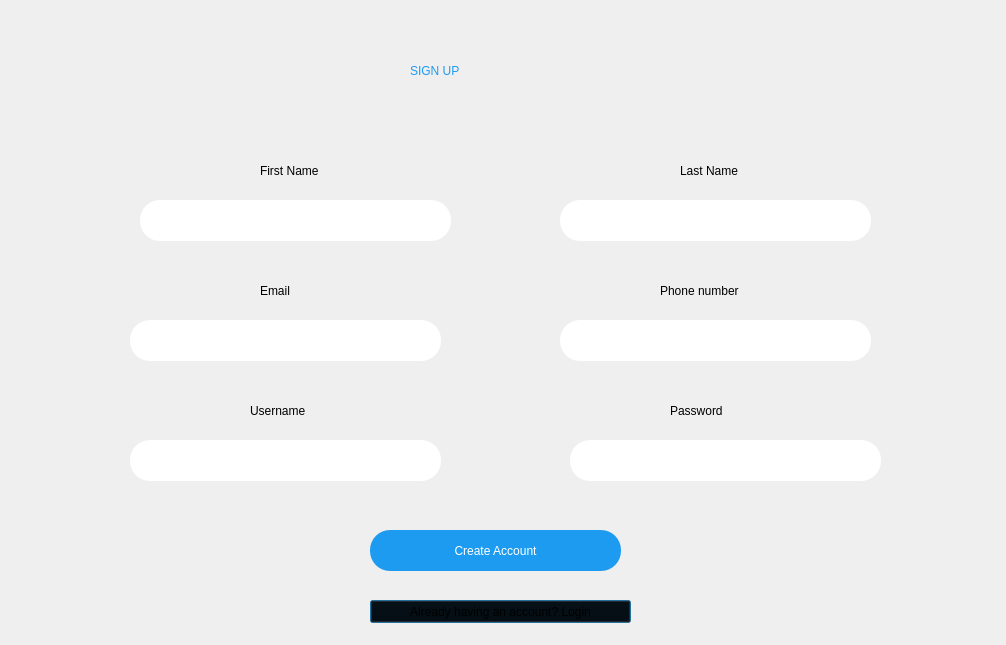
<?xml version="1.0" encoding="UTF-8"?>
<ui version="4.0">
 <class>Dialog</class>
 <widget class="QDialog" name="Dialog">
  <property name="geometry">
   <rect>
    <x>0</x>
    <y>0</y>
    <width>1006</width>
    <height>645</height>
   </rect>
  </property>
  <property name="windowTitle">
   <string>Dialog</string>
  </property>
  <widget class="QLabel" name="createaccount_label">
   <property name="geometry">
    <rect>
     <x>410</x>
     <y>40</y>
     <width>431</width>
     <height>61</height>
    </rect>
   </property>
   <property name="styleSheet">
    <string notr="true">font: 75 36pt &quot;MS Shell Dlg 2&quot;;color:rgb(29, 155, 240)</string>
   </property>
   <property name="text">
    <string>SIGN UP</string>
   </property>
  </widget>
  <widget class="QPushButton" name="login_button">
   <property name="geometry">
    <rect>
     <x>370</x>
     <y>600</y>
     <width>261</width>
     <height>23</height>
    </rect>
   </property>
   <property name="styleSheet">
    <string notr="true">font: 12pt &quot;MS Shell Dlg 2&quot;;background-color: transparent</string>
   </property>
   <property name="text">
    <string>Already having an account? Login</string>
   </property>
  </widget>
  <widget class="QLabel" name="firstname_label">
   <property name="geometry">
    <rect>
     <x>260</x>
     <y>160</y>
     <width>211</width>
     <height>21</height>
    </rect>
   </property>
   <property name="styleSheet">
    <string notr="true">font: 14pt &quot;MS Shell Dlg 2&quot;;</string>
   </property>
   <property name="text">
    <string>First Name</string>
   </property>
  </widget>
  <widget class="QLineEdit" name="fname_input">
   <property name="geometry">
    <rect>
     <x>140</x>
     <y>200</y>
     <width>311</width>
     <height>41</height>
    </rect>
   </property>
   <property name="styleSheet">
    <string notr="true">border-radius:20px;padding:5px</string>
   </property>
  </widget>
  <widget class="QLineEdit" name="lname_input">
   <property name="geometry">
    <rect>
     <x>560</x>
     <y>200</y>
     <width>311</width>
     <height>41</height>
    </rect>
   </property>
   <property name="styleSheet">
    <string notr="true">border-radius:20px;padding:5px</string>
   </property>
  </widget>
  <widget class="QLabel" name="lastname_label">
   <property name="geometry">
    <rect>
     <x>680</x>
     <y>160</y>
     <width>211</width>
     <height>21</height>
    </rect>
   </property>
   <property name="styleSheet">
    <string notr="true">font: 14pt &quot;MS Shell Dlg 2&quot;;</string>
   </property>
   <property name="text">
    <string>Last Name</string>
   </property>
  </widget>
  <widget class="QLineEdit" name="email_input">
   <property name="geometry">
    <rect>
     <x>130</x>
     <y>320</y>
     <width>311</width>
     <height>41</height>
    </rect>
   </property>
   <property name="styleSheet">
    <string notr="true">border-radius:20px;padding:5px</string>
   </property>
   <property name="text">
    <string/>
   </property>
  </widget>
  <widget class="QLabel" name="email_label">
   <property name="geometry">
    <rect>
     <x>260</x>
     <y>280</y>
     <width>211</width>
     <height>21</height>
    </rect>
   </property>
   <property name="styleSheet">
    <string notr="true">font: 14pt &quot;MS Shell Dlg 2&quot;;</string>
   </property>
   <property name="text">
    <string>Email</string>
   </property>
  </widget>
  <widget class="QLineEdit" name="username_input">
   <property name="geometry">
    <rect>
     <x>130</x>
     <y>440</y>
     <width>311</width>
     <height>41</height>
    </rect>
   </property>
   <property name="styleSheet">
    <string notr="true">border-radius:20px;padding:5px</string>
   </property>
  </widget>
  <widget class="QLineEdit" name="password_input">
   <property name="geometry">
    <rect>
     <x>570</x>
     <y>440</y>
     <width>311</width>
     <height>41</height>
    </rect>
   </property>
   <property name="styleSheet">
    <string notr="true">border-radius:20px;padding:5px</string>
   </property>
  </widget>
  <widget class="QLabel" name="username_label">
   <property name="geometry">
    <rect>
     <x>250</x>
     <y>400</y>
     <width>211</width>
     <height>21</height>
    </rect>
   </property>
   <property name="styleSheet">
    <string notr="true">font: 14pt &quot;MS Shell Dlg 2&quot;;</string>
   </property>
   <property name="text">
    <string>Username</string>
   </property>
  </widget>
  <widget class="QLabel" name="password_label">
   <property name="geometry">
    <rect>
     <x>670</x>
     <y>400</y>
     <width>211</width>
     <height>21</height>
    </rect>
   </property>
   <property name="styleSheet">
    <string notr="true">font: 14pt &quot;MS Shell Dlg 2&quot;;</string>
   </property>
   <property name="text">
    <string>Password</string>
   </property>
  </widget>
  <widget class="QPushButton" name="createaccount_button">
   <property name="geometry">
    <rect>
     <x>370</x>
     <y>530</y>
     <width>251</width>
     <height>41</height>
    </rect>
   </property>
   <property name="styleSheet">
    <string notr="true">border-radius:20px;
background-color:rgb(29, 155, 240);
font: 12pt &quot;MS Shell Dlg 2&quot;;
color:white;</string>
   </property>
   <property name="text">
    <string>Create Account</string>
   </property>
  </widget>
  <widget class="QLineEdit" name="phone_input">
   <property name="geometry">
    <rect>
     <x>560</x>
     <y>320</y>
     <width>311</width>
     <height>41</height>
    </rect>
   </property>
   <property name="styleSheet">
    <string notr="true">border-radius:20px;padding:5px</string>
   </property>
   <property name="text">
    <string/>
   </property>
  </widget>
  <widget class="QLabel" name="phone_label">
   <property name="geometry">
    <rect>
     <x>660</x>
     <y>280</y>
     <width>211</width>
     <height>21</height>
    </rect>
   </property>
   <property name="styleSheet">
    <string notr="true">font: 14pt &quot;MS Shell Dlg 2&quot;;</string>
   </property>
   <property name="text">
    <string>Phone number</string>
   </property>
  </widget>
 </widget>
 <resources/>
 <connections/>
</ui>
